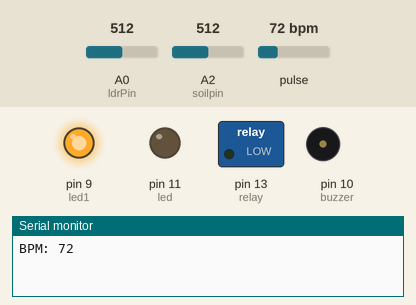
This sketch was run on a simulated Arduino Uno, built with avr-gcc and run on an emulated ATmega328P. Parts: switched loads named in the sketch (green lamp = pin HIGH), output pins drawn as LEDs (lit = HIGH), buzzer (waves = sounding), the last lines printed to the serial monitor. Inputs (shaded band) come from the test bench; at power-on: A2 (soilpin) = 512, A0 (ldrPin) = 512, pulse 72 bpm. Pins used as bus, display or sensor lines are not drawn.

Above: at 1.3 s.
1.4 s: A2 (soilpin) set to 487
At 2.6 s:
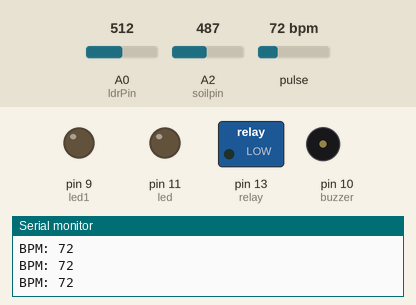
2.9 s: A0 (ldrPin) set to 414
4.4 s: A0 (ldrPin) set to 381
At 5.1 s:
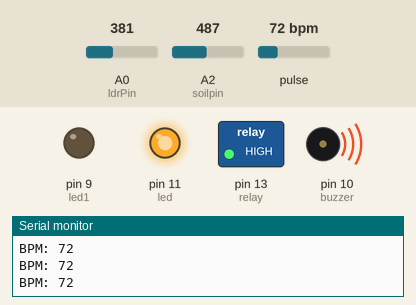
5.9 s: A2 (soilpin) set to 510
At 6.3 s:
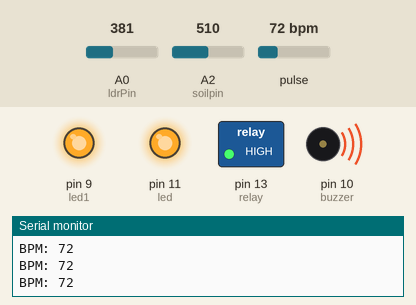
7.4 s: A2 (soilpin) set to 490
At 8.4 s:
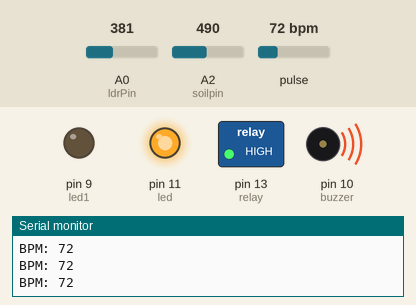
8.9 s: A2 (soilpin) set to 511
At 9.7 s:
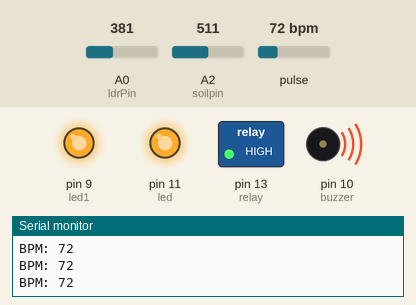
Timing chart, 0 to 11.4 s (numbered marks = the images above; inputs shaded):
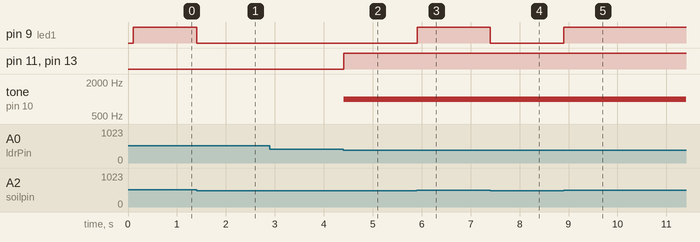

The sketch:

LDR.ino
```cpp
#define USE_ARDUINO_INTERRUPTS true
#include <PulseSensorPlayground.h>

const int PulseWire = A1;

const int relay = 13;
const int led = 11;
const int buzzer = 10;
const int ldrPin = A0;

const int soilpin = A2;
const int led1 = 9;

int Sensor = 400;
int Threshold = 550;
int soilthres = 500;

PulseSensorPlayground pulseSensor;

void setup()
{
Serial.begin(9600);
pinMode(relay, OUTPUT);
pinMode(led, OUTPUT);
pinMode(buzzer, OUTPUT);
pinMode(ldrPin, INPUT);

pinMode(soilpin, INPUT);
pinMode(led1, OUTPUT);

pulseSensor.analogInput(PulseWire);
pulseSensor.setThreshold(Threshold);
delay(100);
}

void ldr()
{
  int ldrStatus = analogRead(ldrPin);
  if (ldrStatus < Sensor)
  {
  digitalWrite(relay, HIGH);
  digitalWrite(led, HIGH);
  digitalWrite(buzzer, HIGH);
  tone(buzzer, 1000, 200);
  }
  else
  {
  digitalWrite(relay, LOW);
  digitalWrite(led, LOW);
  digitalWrite(buzzer, LOW);
  noTone(buzzer);
  }
}

void heart()
{
pulseSensor.begin();
int myBPM = pulseSensor.getBeatsPerMinute();
if (pulseSensor.sawStartOfBeat())
{
  Serial.print("BPM: ");
  Serial.println(myBPM);
}
  delay(10);
}

void soil()
{
  int soilStatus = analogRead(soilpin);
  if (soilStatus > soilthres)
  {
  digitalWrite(led1, HIGH);
  }
  else
  {
  digitalWrite(led1, LOW);
}
}

void loop()
{
  ldr();
  heart();
  soil();
}
```

Measured:
- the behaviour switches between 501 and 500 on A2 (soilpin) (found by bisection; images 0 and 1)
- the behaviour switches between 400 and 399 on A0 (ldrPin) (found by bisection; images 1 and 2)
- after the input at 1.4 s, pin 9 (led1): HIGH → LOW at once
- after the input at 4.4 s, pin 11 (led), pin 13 (relay): LOW → HIGH at once; tone on pin 10 (buzzer): silent → 1000 Hz at once
- after the input at 5.9 s, pin 9 (led1): LOW → HIGH at once
- after the input at 7.4 s, pin 9 (led1): HIGH → LOW at once
- after the input at 8.9 s, pin 9 (led1): LOW → HIGH at once
